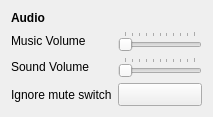
         <widget class="QWidget" name="scrollAreaWidgetContentsAudio">
          <layout class="QGridLayout" name="gridLayoutAudio" columnstretch="20,5,5,5,5,10">
           <item row="3" column="0">
            <widget class="QLabel" name="labelIgnoreMuteSwitch">
             <property name="text">
              <string>Ignore mute switch</string>
             </property>
            </widget>
           </item>
           <item row="1" column="1" colspan="5">
            <widget class="QSlider" name="sliderMusicVolume">
             <property name="maximum">
              <number>100</number>
             </property>
             <property name="orientation">
              <enum>Qt::Horizontal</enum>
             </property>
             <property name="tickPosition">
              <enum>QSlider::TicksAbove</enum>
             </property>
             <property name="tickInterval">
              <number>10</number>
             </property>
            </widget>
           </item>
           <item row="1" column="0">
            <widget class="QLabel" name="labelMusicVolume">
             <property name="text">
              <string>Music Volume</string>
             </property>
            </widget>
           </item>
           <item row="0" column="0">
            <widget class="QLabel" name="labelAudio">
             <property name="font">
              <font>
               <bold>true</bold>
              </font>
             </property>
             <property name="text">
              <string>Audio</string>
             </property>
             <property name="margin">
              <number>5</number>
             </property>
            </widget>
           </item>
           <item row="3" column="1" colspan="5">
            <widget class="QToolButton" name="buttonIgnoreMuteSwitch">
             <property name="sizePolicy">
              <sizepolicy hsizetype="Minimum" vsizetype="Fixed">
               <horstretch>0</horstretch>
               <verstretch>0</verstretch>
              </sizepolicy>
             </property>
             <property name="checkable">
              <bool>true</bool>
             </property>
            </widget>
           </item>
           <item row="2" column="1" colspan="5">
            <widget class="QSlider" name="sliderSoundVolume">
             <property name="maximum">
              <number>100</number>
             </property>
             <property name="orientation">
              <enum>Qt::Horizontal</enum>
             </property>
             <property name="tickPosition">
              <enum>QSlider::TicksAbove</enum>
             </property>
             <property name="tickInterval">
              <number>10</number>
             </property>
            </widget>
           </item>
           <item row="2" column="0">
            <widget class="QLabel" name="labelSoundVolume">
             <property name="text">
              <string>Sound Volume</string>
             </property>
            </widget>
           </item>
          </layout>
         </widget>
